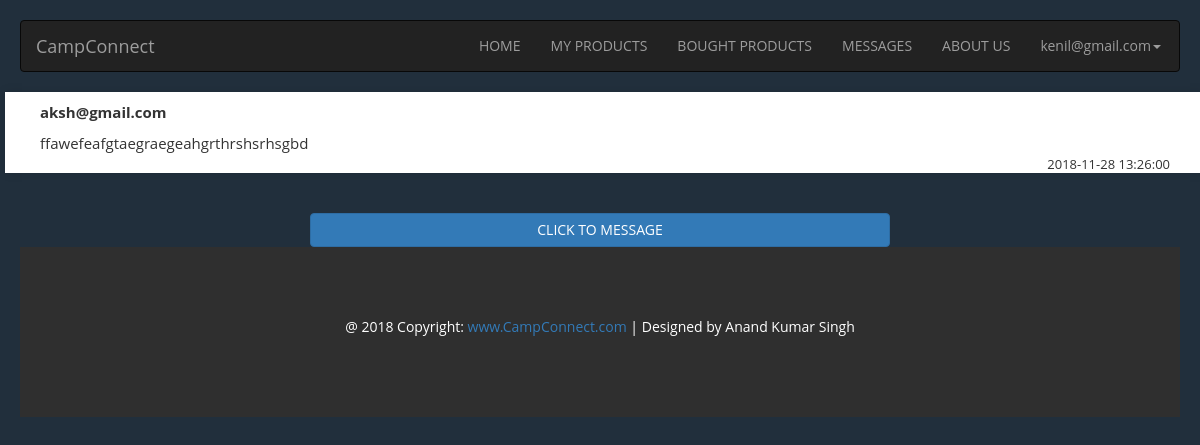
Screenshot of /message.php (signed in) with the database file from the repository.
### tables this page shows
CREATE TABLE `messages` (
  `msg_id` int(100) NOT NULL,
  `sender_id` varchar(255) DEFAULT NULL,
  `receiver_id` varchar(255) DEFAULT NULL,
  `message` varchar(255) DEFAULT NULL,
  `msg_date` varchar(255) DEFAULT NULL
);

### message.php (the view, shortened to what this page needs)
<?php
  require('inc/config.php');
?>
<!DOCTYPE html>
<html>
<head>
	<link rel="stylesheet" href="https://maxcdn.bootstrapcdn.com/bootstrap/3.3.7/css/bootstrap.min.css">
  <link rel="stylesheet" type="text/css" href="css/footer.css">
  <link rel="stylesheet" type="text/css" href="css/advertise.css">
	<link rel="stylesheet" type="text/css" href="css/purchase.css">
</head>
<body style="background-color: #212F3C;">
	<nav class="navbar navbar-inverse">
  <div class="container">
    <div class="navbar-header">
      <a class="navbar-brand" href="home.php">CampConnect</a>
    </div>
    <div class="collapse navbar-collapse" id="myNavbar">
      <ul class="nav navbar-nav navbar-right">
        <li><a href="home.php">HOME</a></li>
        <li><a href="my_products.php">MY PRODUCTS</a></li>
        <li><a href="bought_products.php">BOUGHT PRODUCTS</a></li>
        <li><a href="message.php">MESSAGES</a></li>
        <li><a href="about_us.php">ABOUT US</a></li>
        <li class="dropdown"><a href="#" class="dropdown-toggle" data-toggle="dropdown"><?php echo $_SESSION['email']; ?><span class="caret"></span></a>
        </li>
      </ul>
    </div>
  </div>
</nav>
<?php
    $email_id = $_SESSION['email'];
    $query = "SELECT * FROM Messages WHERE receiver_id ='$email_id'";
    $result = mysqli_query($db,$query);
    while ($row = mysqli_fetch_assoc($result)){
          $sender_id = $row["sender_id"];
          ?>
         <div class="container">
<div class="row row-margin-bottom">
            <div class="col-md-12 no-padding lib-item" data-category="view">
                <div class="lib-panel">
                    <div class="row box-shadow">
                        <div class="col-md-12">
                            <div class="lib-row lib-message">
                                <b><?php echo $sender_id; ?></b>
                            </div>
                            <div class="lib-row lib-data">
                                 <?php echo $row["message"]; ?>
                            </div>
                            <div class="lib-row lib-desc" style="text-align: right;">
                                 <?php echo $row["msg_date"] ?>
                            </div>
                        </div>
                    </div>
                </div>
            </div>
        </div>
      </div>
    <?php
    }
?>
<a href="send_message.php"><center><button style="width: 50%;" type="submit" id="sold" name="sold" class="btn btn-primary" >CLICK TO MESSAGE</button></center></a>
<footer class="container-fluid bg-4 text-center">
  <p>@ 2018 Copyright: <a href="home.php">www.CampConnect.com </a>| Designed by Anand Kumar Singh</p>
</footer>
</body>
</html>

### footer.css (style rules this page uses)
.bg-4 { background-color: #2f2f2f; color: #fff; }
.container-fluid { padding-top: 70px; padding-bottom: 70px; }

### purchase.css (style rules this page uses)
body { padding: 20px; font-family: 'Open Sans', sans-serif; background-color: #f7f7f7; }
.lib-panel { margin-bottom: 20px; }
.lib-panel .row, .lib-panel .col-md-6 { padding: 0; background-color: #FFFFFF; }
.lib-panel .lib-row { padding: 0 20px 0 20px; }
.lib-panel .lib-row.lib-data { background-color: #FFFFFF; font-size: 15px; padding: 0px 20px 0 20px; }
.lib-panel .lib-row.lib-message { background-color: #FFFFFF; font-size: 15px; padding: 10px 20px 10px 20px; }
.lib-panel .lib-row.lib-desc { position: relative; height: 100%; display: block; font-size: 13px; }
.row-margin-bottom { margin-bottom: 20px; }
.box-shadow { -webkit-box-shadow: 0 0 10px 0 rgba(0,0,0,.10); box-shadow: 0 0 10px 0 rgba(0,0,0,.10); }
.no-padding { padding: 0; }

### rows the page displays
messages: sender "aksh@gmail.com", message "ffawefeafgtaegraegeahgrthrshsrhsgbd", msg_date "2018-11-28 13:26:00"

### other values shown
$_SESSION['email'] "kenil@gmail.com"
